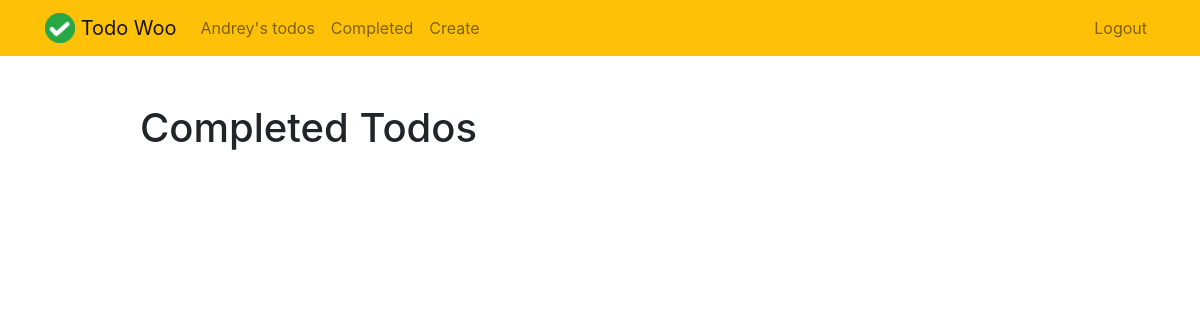
Page /completed/ (signed in) on the earlier database version.
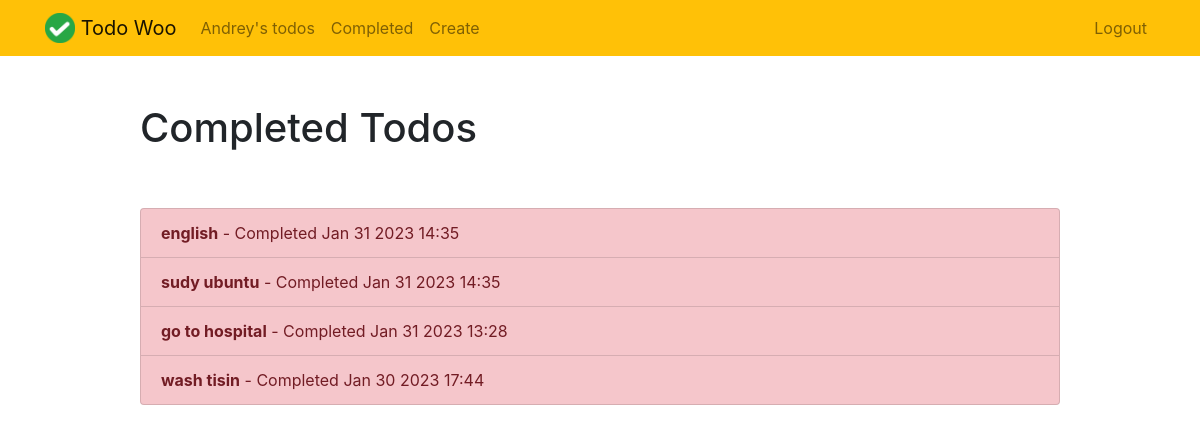
Same page on the later database version.
### todo/models.py (models this page shows, shortened)
class Todo(models.Model):
    title = models.CharField(max_length=100)
    memo = models.TextField(blank=True)
    created = models.DateTimeField(auto_now_add=True)  # данный отрибут поможет сортировать заметки.
    datecompleted = models.DateTimeField(null=True, blank=True)
    important = models.BooleanField(default=False)
    user = models.ForeignKey(User, on_delete=models.CASCADE)

### todo/views.py (the view)
# urls.py: path('completed/', views.completedtodo, name='completedtodo'),
@login_required
def completedtodo(request):
    todos = Todo.objects.filter(user=request.user,
                                datecompleted__isnull=False).order_by('-datecompleted')
    context = {
        'todos': todos
    }
    return render(request, 'todo/completedtodo.html', context)

### todo/templates/todo/completedtodo.html (shortened to what this page needs)
<!DOCTYPE html>
<html lang="en">
<head>
</head>
<body>
{% extends 'todo/base.html' %}
{% block content %}
    <div class="row justify-content-center mt-5">
        <div class="col-md-10">
            <h1>Completed Todos</h1>
        </div>
    </div>
    <div class="row justify-content-center mt-5">
        <div class="col-md-10">
            <div class="list-group">
                {% for todo in todos %}
                    <a href="{% url 'viewtodo' todo.id %}" class="list-group-item list-group-item-action{% if todo.important %} list-group-item-danger{% endif %}"><b>{{ todo.title }}</b> - Completed {{ todo.datecompleted|date:'M j Y H:i' }}</a>
                {% endfor %}
            </div>
        </div>
    </div>
{% endblock %}

### todo/templates/todo/base.html (shortened to what this page needs)
{% load static %}
<!doctype html>
<html lang="en">
<head>
    <link rel="stylesheet" href="https://stackpath.bootstrapcdn.com/bootstrap/4.4.1/css/bootstrap.min.css">
</head>
<body>
<nav class="navbar navbar-expand-md navbar-light bg-warning">
<div class="container">
    <a class="navbar-brand" href="{% url 'home' %}">
         <img src="{% static 'todo/logo.png' %}" width="30" height="30" class="d-inline-block align-top">
        <span>Todo Woo</span>
    </a>
    <div class="collapse navbar-collapse" id="navbarNav">
    {% if user.is_authenticated %}
        <ul class="navbar-nav mr-auto">
                <li class="nav-item {{ current }}">
                    <a class="nav-link" href="{% url 'currenttodo' %}">{{ user.username.title }}'s todos</a>
                </li>
                <li class="nav-item {{ completed }}">
                    <a class="nav-link" href="{% url 'completedtodo' %}">Completed</a>
                </li>
                <li class="nav-item {{ create }}">
                    <a class="nav-link" href="{% url 'createtodo' %}">Create</a>
                </li>
        </ul>
    {% endif %}
    <ul class="navbar-nav ml-auto">
            {% if user.is_authenticated %}
                <li class="nav-item">
                    <a href="#" onclick="$('#signOutBtn').click()" class="nav-link">Logout</a>
                </li>
            {% endif %}
        </ul>
    </div>
</div>
</nav>
<div class="container">
{% block content %}{% endblock %}
</div>
</body>
</html>

Differences in the rows shown:
added Todo: title "english", datecompleted "Jan 31 2023 14:35"
added Todo: title "sudy ubuntu", datecompleted "Jan 31 2023 14:35"
added Todo: title "go to hospital", datecompleted "Jan 31 2023 13:28"
now on this page (row edited): Todo: title "wash tisin", datecompleted "Jan 30 2023 17:44"
